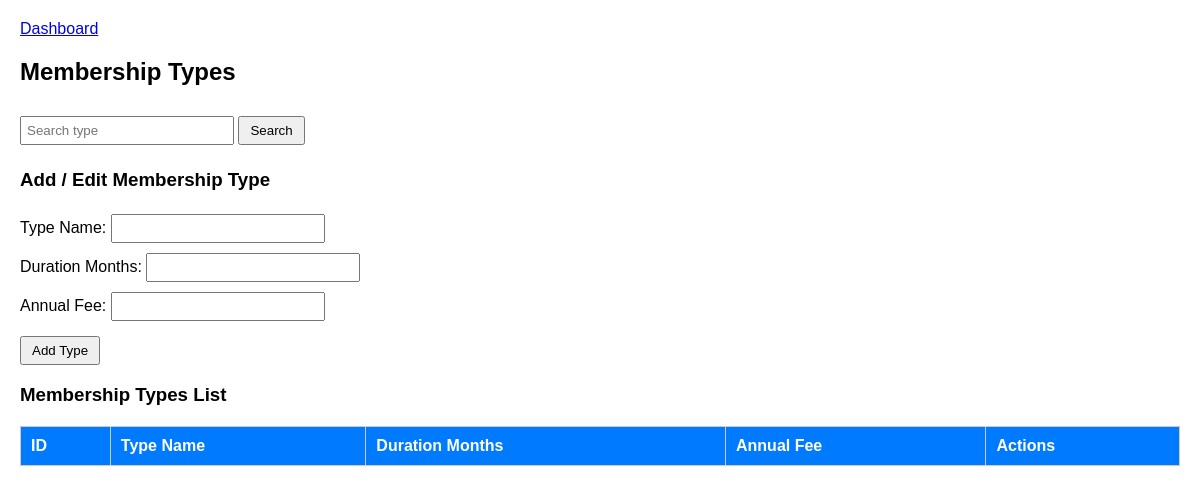
The app's page /lms/membership_types.php (signed in), older data.
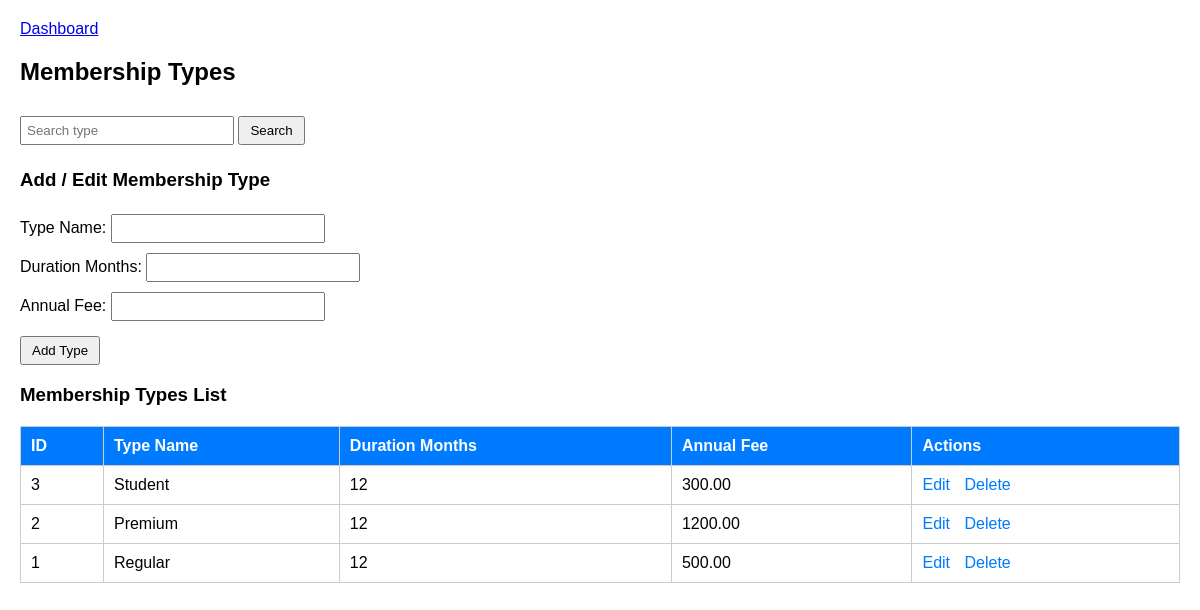
The same page, newer data.
### tables this page shows
CREATE TABLE `membership_type` (
  `type_id` int(11) NOT NULL,
  `type_name` varchar(20) NOT NULL,
  `duration_months` int(11) NOT NULL,
  `annual_fee` decimal(10,2) NOT NULL
);

### lms/membership_types.php (the view, shortened to what this page needs)
<?php
include 'db.php';
$role = $_SESSION['role'];
$search = '';
if(isset($_GET['search'])){
    $search = $_GET['search'];
    $query = "SELECT * FROM membership_type WHERE type_name LIKE '%$search%' ORDER BY type_id DESC";
} else {
    $query = "SELECT * FROM membership_type ORDER BY type_id DESC";
}
$result = $conn->query($query);
?>
<!DOCTYPE html>
<html>
<head>
</head>
<body>
    <div class="top-nav">
        <a href="dashboard.php">Dashboard</a>
    </div>
<h2>Membership Types</h2>
<form method="GET" action="">
    <input type="text" name="search" placeholder="Search type" value="<?php echo htmlspecialchars($search); ?>">
    <input type="submit" value="Search">
</form>
<?php if($role != 'member'){ ?>
<h3>Add / Edit Membership Type</h3>
<?php
if(isset($_GET['edit'])){
    $type_id = $_GET['edit'];
    $type = $conn->query("SELECT * FROM membership_type WHERE type_id='$type_id'")->fetch_assoc();
?>
<form method="POST" action="">
    <input type="hidden" name="type_id" value="<?php echo $type['type_id']; ?>">
    Type Name: <input type="text" name="type_name" value="<?php echo $type['type_name']; ?>" required><br>
    Duration Months: <input type="number" name="duration_months" value="<?php echo $type['duration_months']; ?>" required><br>
    Annual Fee: <input type="number" step="0.01" name="annual_fee" value="<?php echo $type['annual_fee']; ?>" required><br>
    <input type="submit" name="edit_type" value="Update Type">
</form>
<?php } else { ?>
<form method="POST" action="">
    Type Name: <input type="text" name="type_name" required><br>
    Duration Months: <input type="number" name="duration_months" required><br>
    Annual Fee: <input type="number" step="0.01" name="annual_fee" required><br>
    <input type="submit" name="add_type" value="Add Type">
</form>
<?php } ?>
<?php } ?>
<h3>Membership Types List</h3>
<table>
    <tr><th>ID</th><th>Type Name</th><th>Duration Months</th><th>Annual Fee</th>
    <?php if($role != 'member'){ ?><th>Actions</th><?php } ?></tr>
    <?php while($row = $result->fetch_assoc()){ ?>
    <tr>
        <td><?php echo $row['type_id']; ?></td>
        <td><?php echo $row['type_name']; ?></td>
        <td><?php echo $row['duration_months']; ?></td>
        <td><?php echo $row['annual_fee']; ?></td>
        <?php if($role != 'member'){ ?>
        <td>
            <a class="edit-link" href="membership_types.php?edit=<?php echo $row['type_id']; ?>">Edit</a>
            <a class="delete-link" href="membership_types.php?delete=<?php echo $row['type_id']; ?>" onclick="return confirm('Are you sure?')">Delete</a>
        </td>
        <?php } ?>
    </tr>
    <?php } ?>
</table>
</body>
</html>

### lms/membership_types.php (style rules this page uses)
body { font-family: Arial; margin:20px; }
table { border-collapse: collapse; width:100%; margin-top:20px; }
th, td { border:1px solid #ccc; padding:10px; text-align:left; }
th { background:#007BFF; color:white; }
input[type=text], input[type=number] { padding:5px; margin:5px 0; width:200px; }
input[type=submit] { padding:5px 10px; margin-top:10px; }
.edit-link, .delete-link { margin-right:10px; color:#007BFF; text-decoration:none; }

Row changes from the older to the newer data that the page shows:
added membership_type: type_id "3", type_name "Student", duration_months "12", annual_fee "300.00"
added membership_type: type_id "2", type_name "Premium", duration_months "12", annual_fee "1200.00"
added membership_type: type_id "1", type_name "Regular", duration_months "12", annual_fee "500.00"
